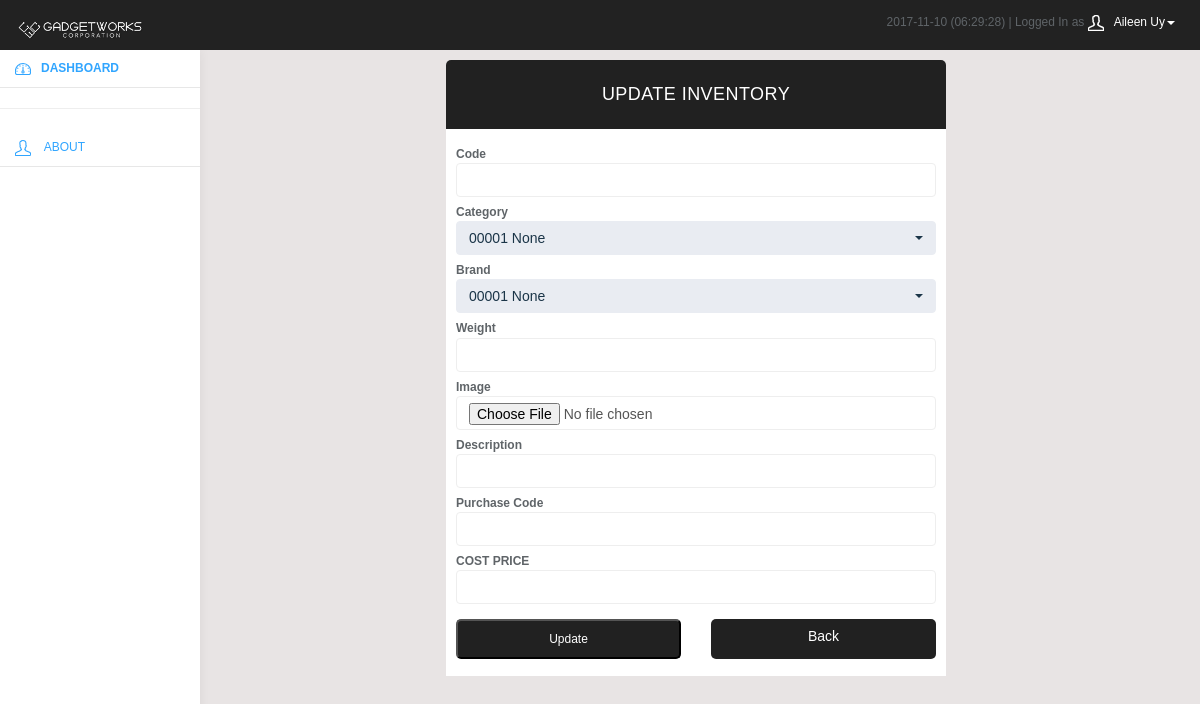
Page /branch/inventory_edit.php (signed in) on the committed database.
### tables this page shows
CREATE TABLE `entity` (
  `ID` int(11) NOT NULL AUTO_INCREMENT,
  `Name` varchar(120) NOT NULL,
  `Address` varchar(225) NOT NULL,
  `Phone` varchar(120) NOT NULL,
  `Birthdate` datetime NOT NULL,
  `Username` varchar(120) NOT NULL,
  `Password` varchar(45) NOT NULL,
  `Level` int(11) NOT NULL,
  `Type` int(11) NOT NULL,
  `Mark` int(11) NOT NULL,
  PRIMARY KEY (`ID`)
);

CREATE TABLE `category` (
  `ID` int(11) NOT NULL AUTO_INCREMENT,
  `Code` int(11) NOT NULL DEFAULT '0',
  `Name` varchar(45) NOT NULL DEFAULT '',
  PRIMARY KEY (`ID`)
);

CREATE TABLE `brand` (
  `ID` int(11) NOT NULL AUTO_INCREMENT,
  `Code` int(11) NOT NULL DEFAULT '0',
  `Name` varchar(45) NOT NULL DEFAULT '',
  PRIMARY KEY (`ID`)
);

### branch/inventory_edit.php (the view, shortened to what this page needs)
<?php
	require_once("../resource/database/hive.php");
?>
<html>
	<link href="../resource/graphics/css/sb-admin-2.css" rel="stylesheet">
	<?php require_once("../resource/sections/branch_header.php"); ?>
	<body>
		<?php require_once("../resource/sections/branch_banner.php"); ?>
		<?php require_once("../resource/sections/branch_menu.php"); ?>
		<div class="col-sm-9 col-sm-offset-3 col-lg-10 col-lg-offset-2 main">
			<div class="form_class">
				<div class="form_title"><div class="panel-heading"> UPDATE INVENTORY</div></div>
						<?php
							require_once("../resource/database/hive.php");
							if(isset($_GET['type']))
							{
								$type = $_GET['type'];
								$transID = $_GET['transID'];
							}
							else
							{
								$type = 1;
								$transID = 0;
							}
							$inventoryID = $_GET['inventory'];
							$stringquery = "SELECT * FROM `inventory` WHERE `ID` = '$inventoryID'";
							$inventory = mysqli_query($mysqli, $stringquery);
							$inventory = $inventory ->fetch_assoc();
							$name = $inventory['Name'];
							$category = $inventory['Category'];
							$description = $inventory['Description'];
							$weight = $inventory['Weight'];
							$purchasecode = $inventory['Code'];
							$brand = $inventory['Brand'];
							$price = $inventory['Buy'];
						?>
					<div class="form_content">
						<form class="form-horizontal" enctype="multipart/form-data" method=post action="<?php if(isset($_GET['sid'])) echo $_SERVER['PHP_SELF']."?inventory=".$inventoryID."&sid=".$sid; else echo $_SERVER['PHP_SELF']."?inventory=".$inventoryID; ?>">
							<div class="form-group">
								<div class="col-sm-12">
									<label for="name" class="control-label">Code</label>
									<input type="text" name="name" class="form-control" <?php if(isset($name)) echo  "value='".$name."'"; ?> >
								</div>
								<div class="col-sm-12">
									<label for="category" class="control-label">Category</label>
											<select name="category" class="selectpicker form-control" data-live-search="true">
												<?php
														$cat = mysqli_query($mysqli, "SELECT `ID`, `Name` FROM `category`");
														for($i=0; $i<mysqli_num_rows($cat) and mysqli_num_rows($cat)>0; $i++)
														{
															$cat->data_seek($i);
															$row = $cat->fetch_row();
															if($row[0] == $category) echo "<option value='".$row[0]."' SELECTED>".sprintf('%05d', $row[0])." ".ucwords(strtolower($row[1]))."</option>";
															else echo "<option value='".$row[0]."'>".sprintf('%05d', $row[0])." ".ucwords(strtolower($row[1]))."</option>";
														}
													?>
										</select>
								</div>
								<div class="col-sm-12">
									<label for="brand" class="control-label">Brand</label>
											<select name="brand" class="selectpicker form-control" data-live-search="true">
												<?php
														$cat = mysqli_query($mysqli, "SELECT `ID`, `Name` FROM `brand`");
														for($i=0; $i<mysqli_num_rows($cat) and mysqli_num_rows($cat)>0; $i++)
														{
															$cat->data_seek($i);
															$row = $cat->fetch_row();
															if($row[0] == $brand) echo "<option value='".$row[0]."' SELECTED>".sprintf('%05d', $row[0])." ".ucwords(strtolower($row[1]))."</option>";
															else echo "<option value='".$row[0]."'>".sprintf('%05d', $row[0])." ".ucwords(strtolower($row[1]))."</option>";
														}
													?>
										</select>
								</div>
								<div class="col-sm-12">
									<label for="weight" class="control-label">Weight</label>
											<input type="text" name="weight" class="form-control" <?php if(isset($weight)) echo  "value='".$weight."'"; ?> >
								</div>
								<div class="col-sm-12">
									<label for="img" class="control-label">Image</label>
									<input type="file" name="img" class="form-control" >
								</div>
								<div class="col-sm-12">
									<label for="description" class="control-label">Description</label>
									<input type="text" name="description" class="form-control" <?php if(isset($description)) echo "value='".$description."'"; ?> >
								</div>
								<div class="col-sm-12">
									<label for="purchasecode" class="control-label">Purchase Code</label>
									<input type="text" name="purchasecode" class="form-control" <?php if(isset($purchasecode)) echo "value='".$purchasecode."'"; ?> >
								</div>
								<?php if(isset($_GET['sid']) || $type = 2)  { ?>
								<div class="col-sm-12">
									<label for="price" class="control-label"><?php if(isset($_SESSION['receive']) || $type == 2) echo 'COST PRICE'; else echo 'SELLING PRICE'; ?></label>
									<input type="text" name="price" class="form-control" <?php if(isset($price)) echo "value='".$price."'"; ?> >
								</div>
								<?php } ?>
							</div>
							<div class="form-group">
								<div class="col-sm-offset-0 col-sm-6">
									<button type="submit" class="form_button">Update</button>
								</div>
								<div class="col-sm-offset-0 col-sm-6">
								<?php
								if($type == 1)
									echo '<a class="btn form_button" href="inventory.php" role="button">Back</a>';
								else
									echo'<a class="btn form_button" href="edit_so_cost.php?id='.$transID.'" role="button">Back</a>';
								?>
							</div>
						</form>
					</div>
				</div>
			</div>
	</body>
</html>

### resource/sections/branch_banner.php (shortened to what this page needs)
<nav class="navbar navbar-inverse navbar-fixed-top" role="navigation">
		<div class="container-fluid">
			<div class="navbar-header">
				<a class="navbar-brand" href="index.php"><img src="/resource/images/gwbannerlogo2.png" height="30" alt="Banner Image"/></a>
				<ul class="user-menu">
					<li class="dropdown pull-right">
						<?php
							require_once("../resource/database/hive.php");
							$date_today = date("Y-m-d");
							$userID = $_SESSION['id'];
							$myname = mysqli_query($mysqli, "SELECT `Name` FROM `entity` WHERE `ID` = '$userID'");
							$myname = mysqli_fetch_row($myname);
							$userName = $myname[0];
							echo $date_today.' (<span id="clock"><script type="text/javascript">startclock();</script></span>) | Logged In as <a href="#" class="dropdown-toggle" data-toggle="dropdown"><svg class="glyph stroked male-user"><use xlink:href="#stroked-male-user"></use></svg>'.$userName.'<span class="caret"></span></a>
						<ul class="dropdown-menu" role="menu">
							<li><a href="#"><svg class="glyph stroked male-user"><use xlink:href="#stroked-male-user"></use></svg> Profile</a></li>
							<li><a href="about_profile.php"><svg class="glyph stroked gear"><use xlink:href="#stroked-gear"></use></svg> Settings</a></li>
							<li><a href="logout.php"><svg class="glyph stroked cancel"><use xlink:href="#stroked-cancel"></use></svg> Logout</a></li>
						</ul>';
						?>
					</li>
				</ul>
			</div>
		</div>
	</nav>

### resource/graphics/css/sb-admin-2.css (style rules this page uses)
body { background-color: #f8f8f8; }

### branch/css/styles.css (style rules this page uses)
body { background: #f1f4f7; padding-top: 50px; color: #5f6468; }
a, a:hover, a:focus { color: #30a5ff; }
.form-control { border: 1px solid #eee; box-shadow: none; }
.navbar-header .navbar-brand { color: #fff; font-size: 16px; text-transform: uppercase; font-weight: 500; letter-spacing: 2px; }
.panel-heading { font-size: 18px; font-weight: 300; letter-spacing: 0.025em; height: 66px; line-height: 45px; }
.navbar { border: 0; }
.user-menu { display: inline-block; margin-top: 14px; margin-right: 10px; float: right; list-style: none; padding: 0; }
.user-menu a { color: #fff; }
@media (min-width: 768px) { .navbar-header { width: 100%; } }
.sidebar .glyph, .user-menu .glyph { height: 16px; width: 16px; margin: 0 10px 0 0; stroke-width: 3px; }
.user-menu .glyph { stroke-width: 4px; }

### resource/graphics/css/clinic_standard.css (style rules this page uses)
body { background:#E8E4E4; margin: 0px 2% 0px 2%; font-family: helvetica; font-size:12px; }
.form_class { margin:10px auto 5px auto; max-width:500px; background:white; border-radius: 5px; }
.form_title { background:#212121; color:white; text-align:center; padding: 2px 0px 1px 0px; -webkit-border-top-left-radius: 5px; -webkit-border-top-right-radius: 5px; -moz-border-radius-topleft: 5px; -moz-border-radius-topright: 5px; border-top-left-radius: 5px; border-top-right-radius: 5px }
.form_content { padding:10px 10px 2px 10px; background:white; }
.form_button { border-radius: 5px; width:100%; height:40px; text-align:center; background:#212121; color:white; }

### rows in the picture
entity: Name "Aileen Uy"
category: ID "00001", Name "None"
brand: ID "00001", Name "None"
